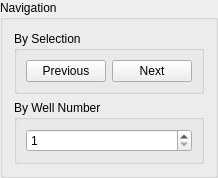
    <widget class="QGroupBox" name="groupBox_3">
     <property name="maximumSize">
      <size>
       <width>16777215</width>
       <height>200</height>
      </size>
     </property>
     <property name="title">
      <string>Navigation</string>
     </property>
     <layout class="QGridLayout" name="gridLayout_10">
      <item row="2" column="0">
       <widget class="QGroupBox" name="groupBox_10">
        <property name="toolTip">
         <string>&lt;html&gt;&lt;head/&gt;&lt;body&gt;&lt;p&gt;Display image at a given well number. If run is not HWI then will navigate images in the order they were loaded into the program.&lt;/p&gt;&lt;/body&gt;&lt;/html&gt;</string>
        </property>
        <property name="title">
         <string>By Well Number</string>
        </property>
        <layout class="QVBoxLayout" name="verticalLayout_3">
         <item>
          <widget class="QSpinBox" name="spinBox">
           <property name="toolTip">
            <string>&lt;html&gt;&lt;head/&gt;&lt;body&gt;&lt;p&gt;Navigate directly to a specific well number. Note that the slideshow will not continue from this well.&lt;/p&gt;&lt;/body&gt;&lt;/html&gt;</string>
           </property>
           <property name="minimum">
            <number>1</number>
           </property>
           <property name="maximum">
            <number>1536</number>
           </property>
          </widget>
         </item>
        </layout>
       </widget>
      </item>
      <item row="1" column="0">
       <widget class="QGroupBox" name="groupBox_9">
        <property name="toolTip">
         <string>&lt;html&gt;&lt;head/&gt;&lt;body&gt;&lt;p&gt;Navigate current image selection linearly.&lt;/p&gt;&lt;/body&gt;&lt;/html&gt;</string>
        </property>
        <property name="title">
         <string>By Selection</string>
        </property>
        <layout class="QGridLayout" name="gridLayout_7">
         <item row="0" column="1">
          <widget class="QPushButton" name="pushButton_6">
           <property name="toolTip">
            <string>&lt;html&gt;&lt;head/&gt;&lt;body&gt;&lt;p&gt;Show the next image in the slideshow. Shortcut: &lt;span style=&quot; font-weight:600;&quot;&gt;Right arrow key&lt;/span&gt;&lt;/p&gt;&lt;/body&gt;&lt;/html&gt;</string>
           </property>
           <property name="text">
            <string>Next</string>
           </property>
           <property name="shortcut">
            <string>Right</string>
           </property>
          </widget>
         </item>
         <item row="0" column="0">
          <widget class="QPushButton" name="pushButton_4">
           <property name="toolTip">
            <string>&lt;html&gt;&lt;head/&gt;&lt;body&gt;&lt;p&gt;Show the previous image in the slideshow. Shortcut: &lt;span style=&quot; font-weight:600;&quot;&gt;Left arrow key.&lt;/span&gt;&lt;/p&gt;&lt;/body&gt;&lt;/html&gt;</string>
           </property>
           <property name="text">
            <string>Previous</string>
           </property>
           <property name="shortcut">
            <string>Left</string>
           </property>
          </widget>
         </item>
        </layout>
       </widget>
      </item>
     </layout>
    </widget>
